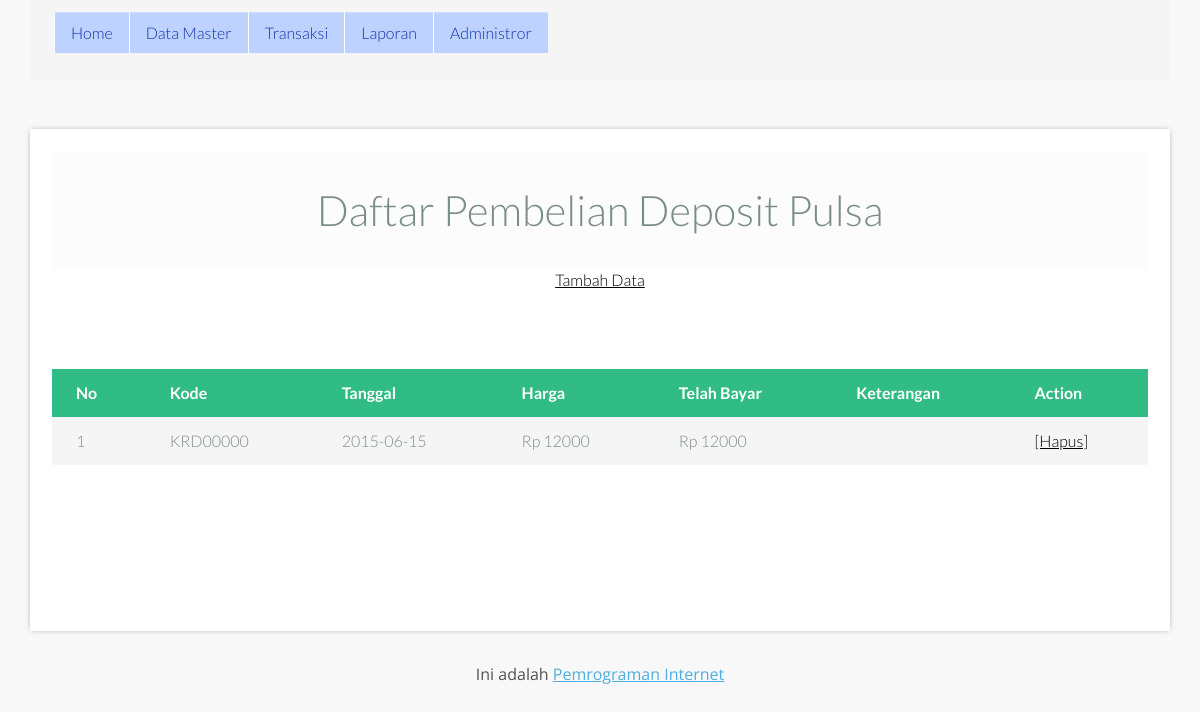
The page /index.php?page=belidepositpulsa_view (signed in) on the database its author committed.
### tables this page shows
CREATE TABLE IF NOT EXISTS `belidepositpulsa` (
  `Kodedepositpulsa` varchar(10) NOT NULL,
  `Tanggaldepositpulsa` date NOT NULL,
  `Kodeoper` varchar(10) NOT NULL,
  `Kodenominal` varchar(10) NOT NULL,
  `Harga` double NOT NULL,
  `UangMuka` double NOT NULL,
  `TelahBayar` double NOT NULL,
  `Keterangan` varchar(50) NOT NULL,
  PRIMARY KEY (`Kodedepositpulsa`)
);

### page/belidepositpulsa_view.php (the view, shortened to what this page needs)
<?php
$halaman = get_Halaman("belidepositpulsa");
$hal = get_NomorHalaman($_GET['hal']);
?>
<!DOCTYPE html>
<html lang="en" class="no-js">
	<head>
		<link rel="stylesheet" type="text/css" href="css/normalize.css" />
		<link rel="stylesheet" type="text/css" href="css/demo.css" />
		<link rel="stylesheet" type="text/css" href="css/component.css" />
	</head>
	<body>
		<div class="container">
			<header>
				<h1>Daftar Pembelian Deposit Pulsa</h1>
			</header>
				<a style='color:black' href="index.php?page=belidepositpulsa_input">Tambah Data</a>
			<div class="component">
				<table>
					<thead>
						<tr>
							<th>No</th>
							<th>Kode</th>
							<th>Tanggal</th>
							<th>Harga</th>
							<th>Telah Bayar</th>
							<th>Keterangan</th>
							<th>Action</th>
						</tr>
					</thead>
					<tbody>
					<?php
  $sql = ("select belidepositpulsa.Kodedepositpulsa, belidepositpulsa.Tanggaldepositpulsa, operatorpulsa.Nama, nominal.Nominal, belidepositpulsa.Harga, belidepositpulsa.TelahBayar, belidepositpulsa.Keterangan from belidepositpulsa inner join operatorpulsa using (Kodeoper) inner join nominal using (Kodenominal)");
$query = mysql_query($sql);
  $i=((1*$hal)+1);
  while($data = mysql_fetch_array($query)){
	echo "<tr><td class='user-name'>$i</td><td class='user-email'>$data[Kodedepositpulsa]</td><td class='user-email'>$data[Tanggaldepositpulsa]</td><td class='user-email'>Rp $data[Harga]</td><td class='user-email'>Rp $data[TelahBayar]</td>
  <td class='user-name'>$data[Keterangan]</td><td class='edit'>
			<a style='color:black' href=proses.php?tipe=hapusBelidepositpulsa&id=$data[Kodedepositpulsa] onclick='return confirm(\"Hapus $data[Kodedepositpulsa]?\")'>[Hapus]</a></td>
  </tr>";
  $i++;
  }
  ?>
<tr>
<td colspan="15" class="tr_grid">
<?php
for($i=1; $i <= $halaman; $i++){
	echo "<a href='?page=belidepositpulsa_view&hal=$i'>Page $i |</a> &nbsp;";
}
?>
</td>
</tr>
					</tbody>
				</table>
		</div>
	</body>
</html>

### css/style2.css (style rules this page uses)
html,body,div,span,applet,object,iframe,h1,h2,h3,h4,h5,h6,p,blockquote,pre,a,abbr,acronym,address,big,cite,code,del,dfn,em,img,ins,kbd,q,s,samp,small,strike,strong,sub,sup,tt,var,b,u,i,dl,dt,dd,ol,nav ul,nav li,fieldset,form,label,legend,table,caption,tbody,tfoot,thead,tr,th,article,aside,canvas,details,embed,figure,figcaption,footer,header,hgroup,menu,nav,output,ruby,section,summary,time,mark,audio,video { margin:0;padding:0;border:0;font-size:100%;font:inherit;vertical-align:baseline; }
article, aside, details, figcaption, figure,footer, header, hgroup, menu, nav, section { display: block; }
table { border-collapse:collapse;border-spacing:0; }
a { text-decoration:none; }
body { font-family: 'Open Sans', sans-serif; background: url(../images/bg.jpg) no-repeat #fff; background-repeat: no-repeat; background-attachment: fixed; background-position: center; background-size: cover; font-weight: 300; }

### css/demo.css (style rules this page uses)
*, *:after, *:before { -webkit-box-sizing: border-box; -moz-box-sizing: border-box; box-sizing: border-box; }
body { font-family: 'Lato', Arial, sans-serif; color: #7c8d87; background: #f8f8f8; }
a { color: #fff; text-decoration: underline; }
.container > header { margin: 0 auto; padding: 2em; text-align: center; background: rgba(0,0,0,0.01); }
.container > header h1 { font-size: 2.625em; line-height: 1.3; margin: 0; font-weight: 300; }

### css/component.css (style rules this page uses)
.component { line-height: 1.5em; margin: 0 auto; padding: 2em 0 3em; width: 100%; overflow: hidden; }
table { border-collapse: collapse; margin-bottom: 3em; width: 100%; background: #fff; }
td, th { padding: 0.75em 1.5em; text-align: left; }
th { background-color: #31bc86; font-weight: bold; color: #fff; white-space: nowrap; }
tbody tr:nth-child(2n-1) { background-color: #f5f5f5; transition: all .125s ease-in-out; }
.sticky-wrap td, .sticky-wrap th { box-sizing: border-box; }
td.user-name { text-transform: capitalize; }

### rows shown on the page
belidepositpulsa: Kodedepositpulsa "KRD00000", Tanggaldepositpulsa "2015-06-15", Harga "12000", TelahBayar "12000"
